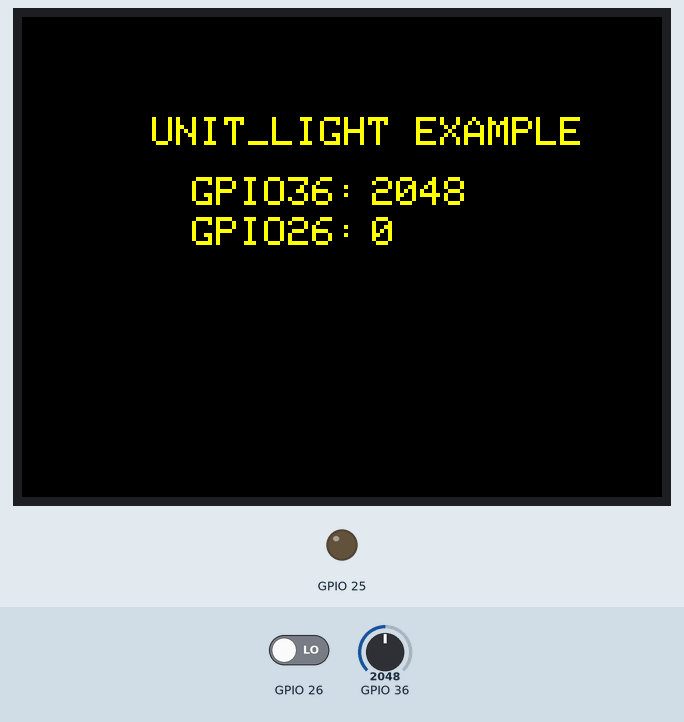
Simulated run of this sketch. Board: ESP32. Parts: 320×240 colour display, output pins drawn as LEDs (lit = HIGH). Inputs (shaded band) come from the test bench; at power-on: GPIO 36 = 2048, GPIO 26 LOW.

Above: at 1.3 s.
1.4 s: GPIO 36 set to 2866
At 2.3 s:
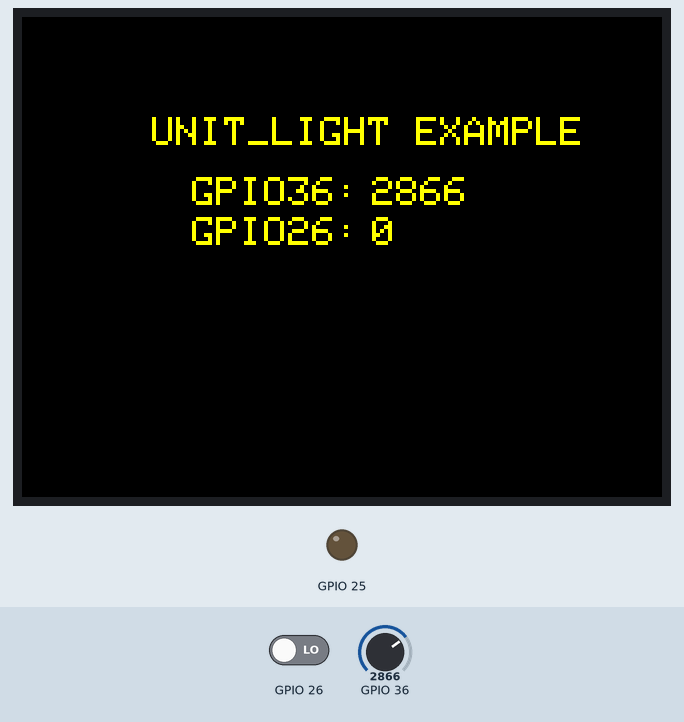
2.9 s: GPIO 26 driven HIGH
4.4 s: GPIO 36 set to 3603
At 5.6 s:
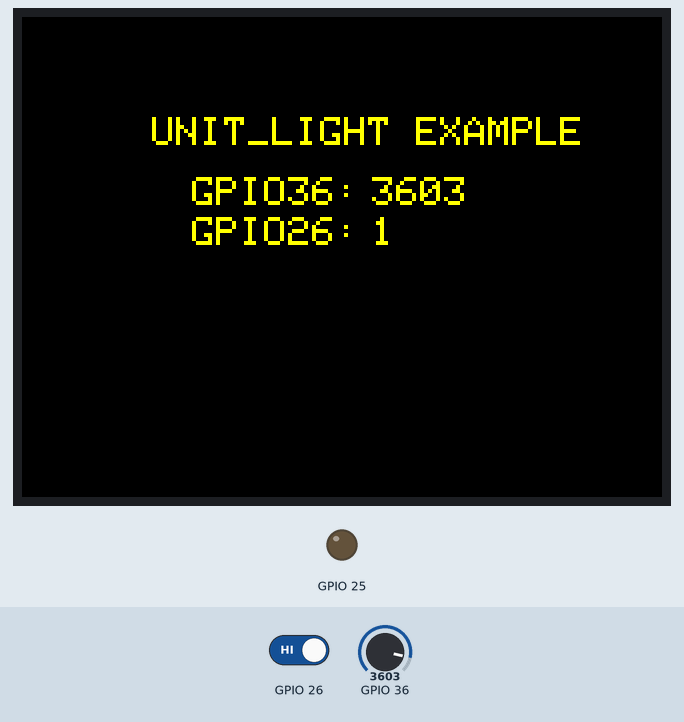
5.9 s: GPIO 26 driven LOW
7.4 s: GPIO 36 set to 4095
At 7.8 s:
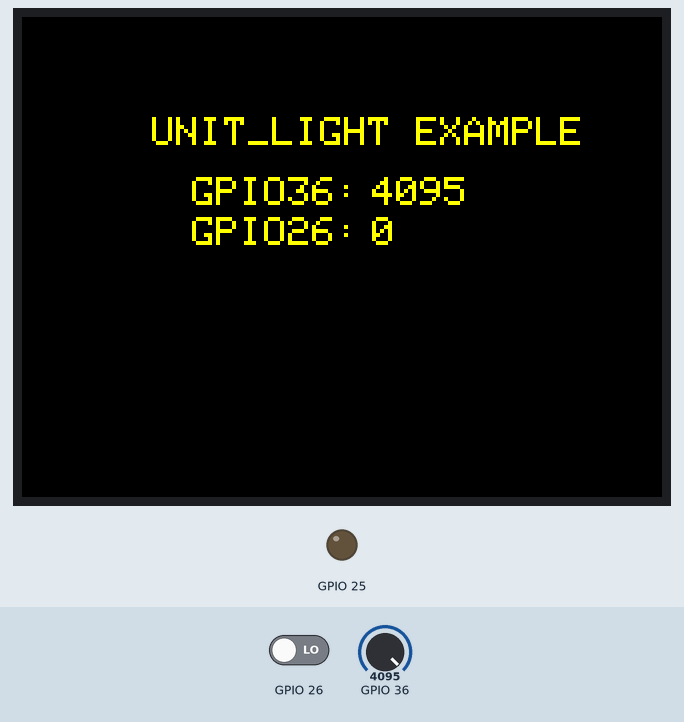
Timing chart, 0 to 9.9 s (numbered marks = the images above; inputs shaded):
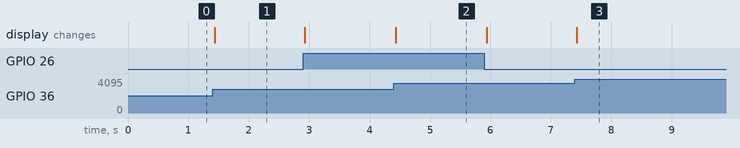

The sketch:

Light.ino
```cpp
#include <M5Stack.h>

void setup() {
  M5.begin();
  //disable the speak noise
  dacWrite(25, 0);

  M5.Lcd.setTextColor(YELLOW);
  M5.Lcd.setTextSize(2);
  M5.Lcd.setCursor(65, 50);
  M5.Lcd.printf("UNIT_LIGHT EXAMPLE\n");
  pinMode(26, INPUT);
  M5.Lcd.setCursor(85, 80);
  M5.Lcd.print("GPIO36:");
  M5.Lcd.setCursor(85, 100);
  M5.Lcd.print("GPIO26:");
}

uint16_t analogRead_value = 0;
uint16_t digitalRead_value = 0;
void loop() {
  // put your main code here, to run repeatedly:
  M5.Lcd.setCursor(175, 80);
  M5.Lcd.setTextColor(BLACK);
  M5.Lcd.printf("%d\n", analogRead_value);
  M5.Lcd.setCursor(175, 100);
  M5.Lcd.printf("%d\n", digitalRead_value);
  analogRead_value = analogRead(36);
  digitalRead_value = digitalRead(26);
  M5.Lcd.setTextColor(YELLOW);
  M5.Lcd.setCursor(175, 80);
  M5.Lcd.printf("%d\n", analogRead_value);
  M5.Lcd.setCursor(175, 100);
  M5.Lcd.printf("%d\n", digitalRead_value);
  delay(10);
}
```

Measured:
- after the input at 1.4 s, the display: changes at once (image 1)
- after the input at 4.4 s, the display: changes at once (image 2)
- after the input at 7.4 s, the display: changes at once (image 3)
